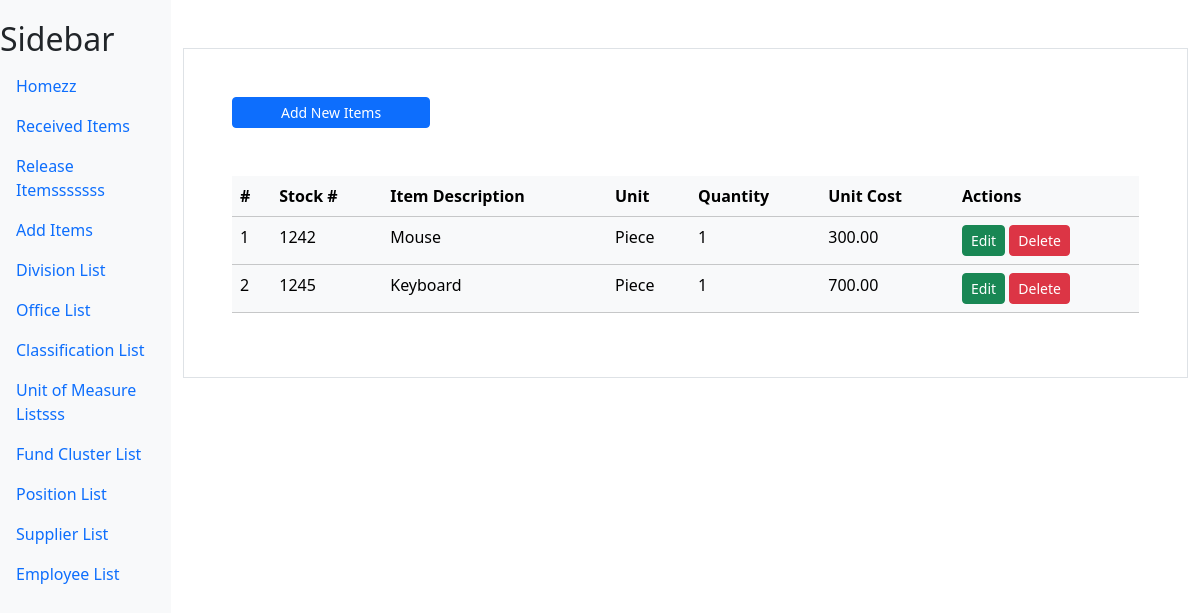
The app's page /add_stock/ with its own data.
### myapp/models.py (models this page shows, shortened)
class Stock(models.Model):
    stock_num = models.CharField(max_length=100)
    stock_name = models.CharField(max_length=100)
    unit = models.ForeignKey(Unit_list,on_delete=models.CASCADE)
    stock_qty = models.IntegerField()
    unit_cost = models.DecimalField(max_digits=6,decimal_places=2)

class Unit_list(models.Model):
    unit_measure = models.CharField(max_length=50)

### myapp/views.py (the view, shortened to what this page needs)
# urls.py: path('add_stock/',views.stock,name='add_stock'),
def stock(request):
    stock = Stock.objects.all()
    unit = Unit_list.objects.all()
    context = {"stock_list":stock,"unit_list":unit}
    return render(request,'myapp/stock.html',context)

### myapp/templates/myapp/stock.html (shortened to what this page needs)
{% extends "myapp/base.html" %}
{% block content %}
<div class="container mt-5 p-5 border">
    <div class="">
        <a href="" class="btn btn-primary px-5 btn-sm" data-bs-toggle="modal" data-bs-target="#addModal">Add New Items</a>
    </div>
    <table class="table mt-5 table-light">
        <thead>
            <tr>
                <th scope="col">#</th>
                <th scope="col">Stock #</th>
                <th scope="col">Item Description</th>
                <th scope="col">Unit</th>
                <th scope="col">Quantity</th>
                <th scope="col">Unit Cost</th>
                <th scope="col">Actions</th>
            </tr>
        </thead>
        <tbody>
            {% for stock in stock_list %}
            <tr>
                <td>{{ forloop.counter }}</td>
                <td>{{ stock.stock_num }}</td>
                <td>{{ stock.stock_name }}</td>
                <td>{{ stock.unit.unit_measure }}</td>
                <td>{{ stock.stock_qty}}</td>
                <td>{{ stock.unit_cost }}</td>
                <td>
                    <a href="" class="btn btn-success btn-sm" data-bs-toggle="modal" data-bs-target="#updateModal_{{ stock.id }}">Edit</a>
                    <a href="" class="btn btn-danger btn-sm" data-bs-toggle="modal" data-bs-target="#deleteModal_{{ stock.id }}">Delete</a>
                </td>
            </tr>
            {% endfor %}
        </tbody>
    </table>
</div>
{% endblock content %}

### myapp/templates/myapp/base.html (style rules this page uses)
body { display: flex; }

### records on screen
Stock: stock_num "1242", stock_name "Mouse", unit.unit_measure "Piece", stock_qty "1", unit_cost "300.00"
Stock: stock_num "1245", stock_name "Keyboard", unit.unit_measure "Piece", stock_qty "1", unit_cost "700.00"
